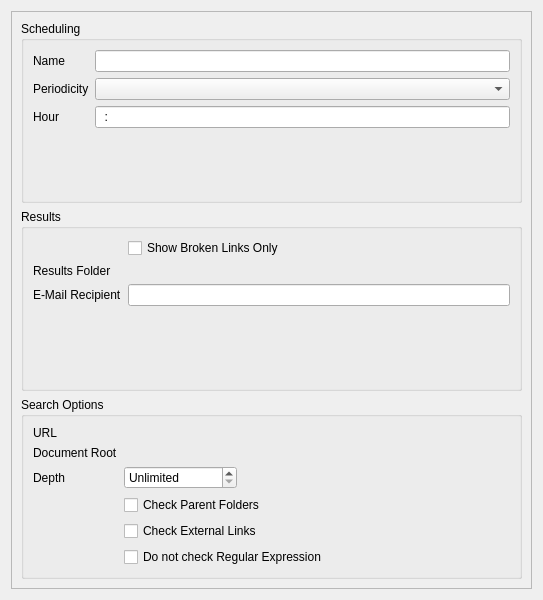
<ui version="4.0" >
 <class>AutomationWidgetUi</class>
 <widget class="QWidget" name="AutomationWidgetUi" >
  <property name="geometry" >
   <rect>
    <x>0</x>
    <y>0</y>
    <width>543</width>
    <height>600</height>
   </rect>
  </property>
  <property name="windowTitle" >
   <string>Form</string>
  </property>
  <layout class="QVBoxLayout" name="verticalLayout_2" >
   <item>
    <widget class="QScrollArea" name="scrollArea" >
     <property name="widgetResizable" >
      <bool>true</bool>
     </property>
     <widget class="QWidget" name="scrollAreaWidgetContents" >
      <property name="geometry" >
       <rect>
        <x>0</x>
        <y>0</y>
        <width>529</width>
        <height>586</height>
       </rect>
      </property>
      <layout class="QVBoxLayout" name="verticalLayout" >
       <item>
        <widget class="QGroupBox" name="groupBox" >
         <property name="title" >
          <string>Scheduling</string>
         </property>
         <layout class="QFormLayout" name="formLayout" >
          <item row="0" column="0" >
           <widget class="QLabel" name="label" >
            <property name="text" >
             <string>Name</string>
            </property>
           </widget>
          </item>
          <item row="0" column="1" >
           <widget class="KLineEdit" name="kcfg_Name" />
          </item>
          <item row="1" column="0" >
           <widget class="QLabel" name="label_2" >
            <property name="text" >
             <string>Periodicity</string>
            </property>
           </widget>
          </item>
          <item row="1" column="1" >
           <widget class="KComboBox" name="kcfg_Periodicity" />
          </item>
          <item row="2" column="0" >
           <widget class="QLabel" name="label_3" >
            <property name="text" >
             <string>Hour</string>
            </property>
           </widget>
          </item>
          <item row="2" column="1" >
           <widget class="KLineEdit" name="kcfg_Hour" >
            <property name="inputMask" >
             <string>00:00; </string>
            </property>
           </widget>
          </item>
         </layout>
        </widget>
       </item>
       <item>
        <widget class="QGroupBox" name="groupBox_3" >
         <property name="title" >
          <string>Results</string>
         </property>
         <layout class="QFormLayout" name="formLayout_2" >
          <item row="0" column="1" >
           <widget class="QCheckBox" name="kcfg_BrokenLinksOnly" >
            <property name="text" >
             <string>Show Broken Links Only</string>
            </property>
           </widget>
          </item>
          <item row="1" column="0" >
           <widget class="QLabel" name="label_12" >
            <property name="text" >
             <string>Results Folder</string>
            </property>
           </widget>
          </item>
          <item row="1" column="1" >
           <widget class="KUrlRequester" name="kcfg_ResultsFilePath" />
          </item>
          <item row="2" column="0" >
           <widget class="QLabel" name="label_13" >
            <property name="text" >
             <string>E-Mail Recipient</string>
            </property>
           </widget>
          </item>
          <item row="2" column="1" >
           <widget class="KLineEdit" name="kcfg_MailRecipient" />
          </item>
         </layout>
        </widget>
       </item>
       <item>
        <widget class="QGroupBox" name="groupBox_2" >
         <property name="title" >
          <string>Search Options</string>
         </property>
         <layout class="QFormLayout" name="formLayout_3" >
          <item row="0" column="0" >
           <widget class="QLabel" name="label_4" >
            <property name="text" >
             <string>URL</string>
            </property>
           </widget>
          </item>
          <item row="0" column="1" >
           <widget class="KUrlRequester" name="kcfg_UrlToCheck" />
          </item>
          <item row="1" column="0" >
           <widget class="QLabel" name="label_5" >
            <property name="text" >
             <string>Document Root</string>
            </property>
           </widget>
          </item>
          <item row="1" column="1" >
           <widget class="KUrlRequester" name="kcfg_DocumentRoot" />
          </item>
          <item row="2" column="0" >
           <widget class="QLabel" name="label_6" >
            <property name="text" >
             <string>Depth</string>
            </property>
           </widget>
          </item>
          <item row="2" column="1" >
           <widget class="KIntSpinBox" name="kcfg_Depth" >
            <property name="minimumSize" >
             <size>
              <width>113</width>
              <height>0</height>
             </size>
            </property>
            <property name="maximumSize" >
             <size>
              <width>85</width>
              <height>16777215</height>
             </size>
            </property>
            <property name="specialValueText" >
             <string>Unlimited</string>
            </property>
            <property name="minimum" >
             <number>-1</number>
            </property>
            <property name="value" >
             <number>-1</number>
            </property>
           </widget>
          </item>
          <item row="3" column="1" >
           <widget class="QCheckBox" name="kcfg_CheckParentFolders" >
            <property name="text" >
             <string>Check Parent Folders</string>
            </property>
           </widget>
          </item>
          <item row="4" column="1" >
           <widget class="QCheckBox" name="kcfg_CheckExternalLinks" >
            <property name="text" >
             <string>Check External Links</string>
            </property>
           </widget>
          </item>
          <item row="5" column="1" >
           <widget class="QCheckBox" name="kcfg_RegularExpression" >
            <property name="text" >
             <string>Do not check Regular Expression</string>
            </property>
           </widget>
          </item>
         </layout>
        </widget>
       </item>
      </layout>
     </widget>
    </widget>
   </item>
  </layout>
 </widget>
 <customwidgets>
  <customwidget>
   <class>KComboBox</class>
   <extends>QComboBox</extends>
   <header>kcombobox.h</header>
  </customwidget>
  <customwidget>
   <class>KIntSpinBox</class>
   <extends>QSpinBox</extends>
   <header>knuminput.h</header>
  </customwidget>
  <customwidget>
   <class>KLineEdit</class>
   <extends>QLineEdit</extends>
   <header>klineedit.h</header>
  </customwidget>
  <customwidget>
   <class>KUrlRequester</class>
   <extends>QFrame</extends>
   <header>kurlrequester.h</header>
  </customwidget>
 </customwidgets>
 <resources/>
 <connections/>
</ui>
